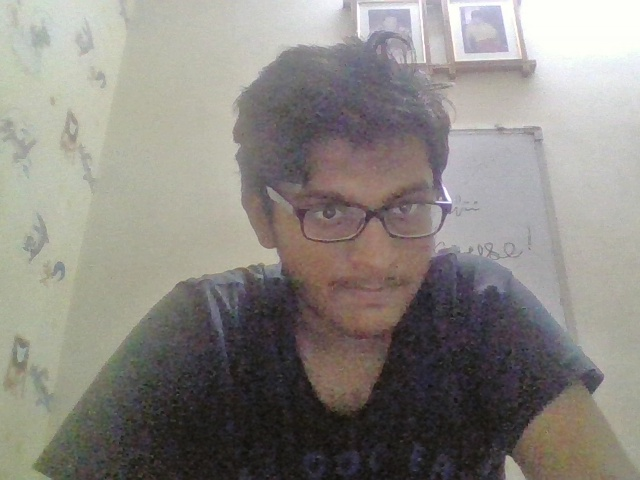
#> input picture clicked.jpg, 640 x 480 px
$ python imcornerhar.py
#> lines starting #> are read from the running program, lines starting #| are printed output that depends on the picture; after the words box and inside, x2 and y2 are one past the last pixel; in counts of white or black regions, pixels touching at a corner belong together
import numpy as np
import cv2
import matplotlib.pyplot as plt

img=cv2.imread('clicked.jpg')
#> img is the input picture: shape (480, 640, 3); mean B, G, R 129.7, 134.9, 138.7
imgc=cv2.imread('click.jpg')
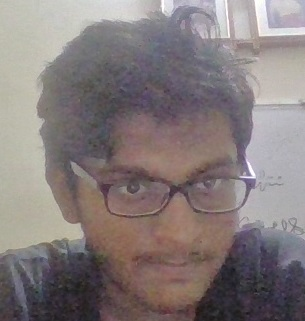
#> input picture click.jpg, 305 x 321 px
#> imgc is the input picture: shape (321, 305, 3); mean B, G, R 123.6, 123.6, 133.2
gray=cv2.cvtColor(img,cv2.COLOR_BGR2GRAY)
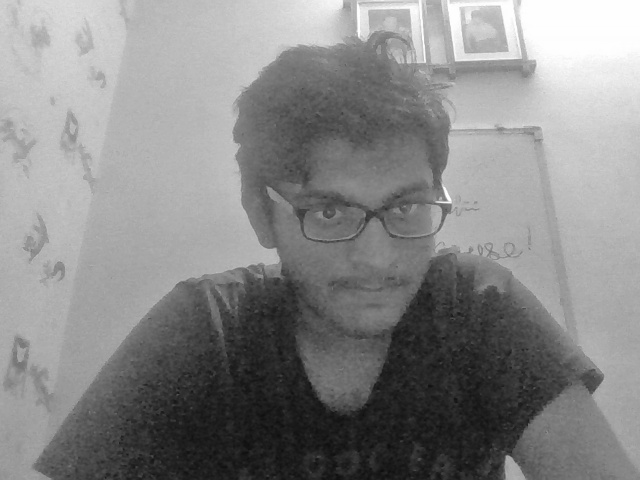
#> gray: shape (480, 640); min 14, max 255, mean 135.5
gray=np.float32(gray)
grayc=cv2.cvtColor(imgc,cv2.COLOR_BGR2GRAY)
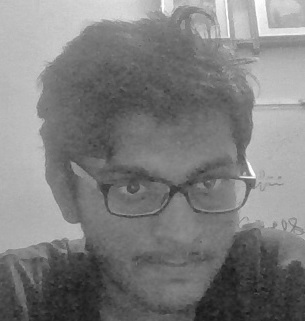
#> grayc: shape (321, 305); min 22, max 254, mean 126.5
grayc=np.float32(grayc)
dst = cv2.cornerHarris(grayc,4,3,0.04)
dst = cv2.dilate(dst,None)
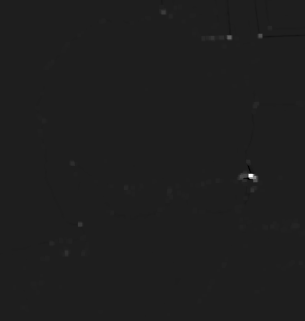
#> dst: shape (321, 305) float32; min -906199.3, max 6796221.5, mean 8269.2; drawn with min black and max white
imgc[dst>0.01*dst.max()]=[0,0,255]
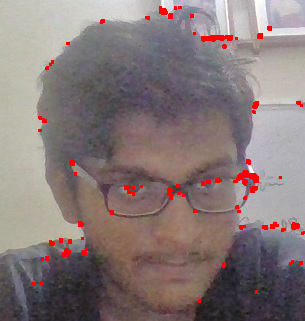
#> imgc: shape (321, 305, 3); 1.89% of pixels changed, all inside (x1, y1, x2, y2) = (31, 6, 305, 303)
cv2.imshow('dst',imgc)

corners=cv2.goodFeaturesToTrack(gray,30,0.01,10)
#> corners = 30 rows, first 8: [446, 200], [506, 456], [425, 62], [455, 60], [407, 62], [267, 187], [507, 50], [436, 201]
corners=np.int0(corners)
for corner in corners:
        x,y=corner.ravel()
        cv2.circle(img,(x,y),4,255,-1)
#> this loop made 30 passes
#> (x, y) on passes 1 to 12: (446, 200), (506, 456), (425, 62), (455, 60), (407, 62), (267, 187), (507, 50), (436, 201), (262, 278), (275, 249), (359, 36), (409, 9)
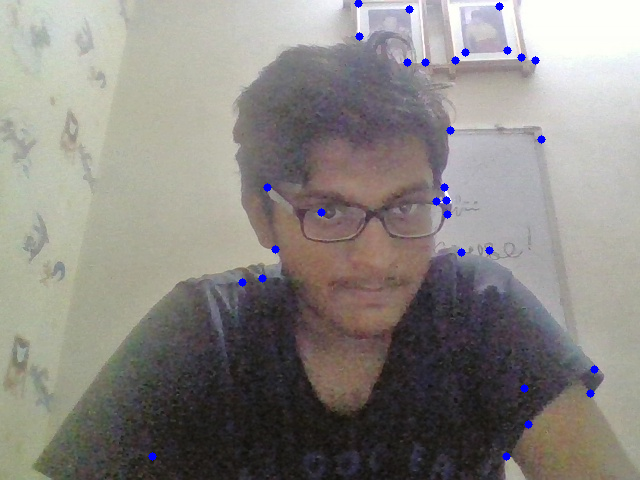
#> img: shape (480, 640, 3); 0.48% of pixels changed, all inside (x1, y1, x2, y2) = (148, 0, 599, 461)
cv2.imshow('IMG',img)
cv2.waitKey(0)
cv2.destroyAllWindows()
